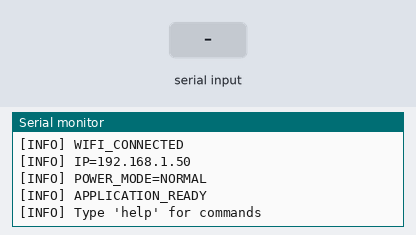
Recording of a program running on a simulated ESP32. Shown: the last lines printed to the serial monitor. The test bench sets the inputs (shaded band). WiFi joins after 1.5 s; servers stay silent unless stated; random numbers use the default seed unless the program sets one.

Above: at 2.9 s.
3.0 s: "help\n" received over Serial
At 4.0 s:
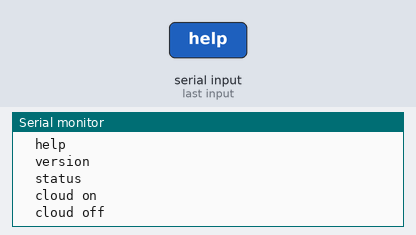
4.5 s: "version\n" received over Serial
At 5.1 s:
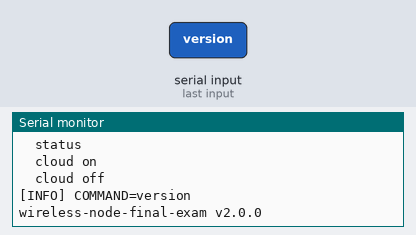
6.0 s: "status\n" received over Serial
At 6.5 s:
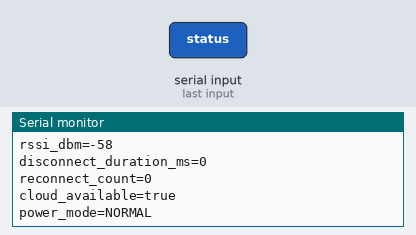
7.5 s: "cloud on\n" received over Serial
At 8.6 s:
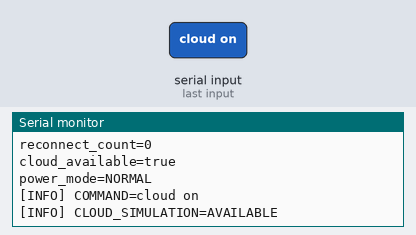
9.0 s: "cloud off\n" received over Serial
At 9.7 s:
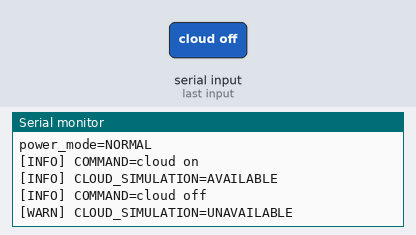
10.5 s: "status\n" received over Serial
At 11.2 s:
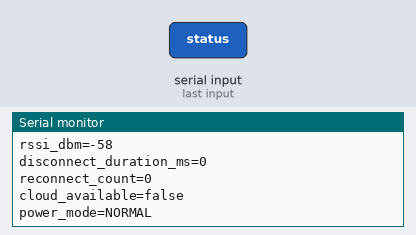

Measured:
- after the input at 3.0 s, the serial monitor: prints a new line at once (image 1)
- after the input at 4.5 s, the serial monitor: prints a new line at once (image 2)
- after the input at 6.0 s, the serial monitor: prints a new line at once (image 3)
- after the input at 7.5 s, the serial monitor: prints a new line at once (image 4)
- after the input at 9.0 s, the serial monitor: prints a new line at once (image 5)
- after the input at 10.5 s, the serial monitor: prints a new line at once (image 6)

The program:

main.cpp
```cpp
#include <Arduino.h>

#include "app.h"
#include "config.h"
#include "logger.h"
#include "network.h"

void setup()
{
    loggerBegin(SERIAL_BAUD_RATE);

    logInfo("SYSTEM_BOOT");
    logInfo("DEVICE_ID=" + String(DEVICE_ID));
    logInfo("FIRMWARE=" + String(FIRMWARE_VERSION));

    networkBegin();
    appBegin();
}

void loop()
{
    appLoop();
    delay(1);
}
```

app.h
```cpp
#ifndef APP_H
#define APP_H

void appBegin();
void appLoop();

#endif
```

logger.h
```cpp
#ifndef LOGGER_H
#define LOGGER_H

#include <Arduino.h>

void loggerBegin(uint32_t baudRate);
void logDebug(const String& message);
void logInfo(const String& message);
void logWarn(const String& message);
void logError(const String& message);

#endif
```

network.h
```cpp
#ifndef NETWORK_H
#define NETWORK_H

#include <Arduino.h>

void networkBegin();
void networkLoop();

bool networkIsConnected();
int32_t networkRssi();
String networkIpAddress();

uint32_t networkReconnectCount();
uint32_t networkDisconnectedDurationMs();

#endif
```

power_manager.h
```cpp
#ifndef POWER_MANAGER_H
#define POWER_MANAGER_H

#include <Arduino.h>

enum class PowerMode
{
    NORMAL,
    LOW_POWER
};

void powerManagerBegin();
void setPowerMode(PowerMode mode);
PowerMode getPowerMode();
const char* powerModeToString(PowerMode mode);

#endif
```

system_health.h
```cpp
#ifndef SYSTEM_HEALTH_H
#define SYSTEM_HEALTH_H

#include <Arduino.h>

void systemHealthBegin();
void recordTelemetryResult(bool success);

uint32_t telemetrySuccessCount();
uint32_t telemetryFailureCount();
uint32_t lastSuccessfulTelemetryMs();

void printSystemHealth();

#endif
```

app.cpp
```cpp
#include "app.h"

#include <Arduino.h>
#include <ctype.h>
#include <string.h>

#include "config.h"
#include "logger.h"
#include "network.h"
#include "power_manager.h"
#include "system_health.h"

namespace {
char g_commandBuffer[96] = {};
size_t g_commandLength = 0;

uint32_t g_lastTelemetryMs = 0;
uint32_t g_lastHealthReportMs = 0;

bool g_cloudAvailable = true;

void normalizeCommand(char* command)
{
    if (command == nullptr)
    {
        return;
    }

    char* first = command;
    while (*first != '\0' &&
           isspace(static_cast<unsigned char>(*first)))
    {
        first++;
    }

    if (first != command)
    {
        memmove(command, first, strlen(first) + 1);
    }

    size_t length = strlen(command);
    while (length > 0 &&
           isspace(static_cast<unsigned char>(command[length - 1])))
    {
        command[--length] = '\0';
    }

    for (size_t i = 0; command[i] != '\0'; i++)
    {
        command[i] = static_cast<char>(
            tolower(static_cast<unsigned char>(command[i]))
        );
    }
}

void printHelp()
{
    Serial.println();
    Serial.println("Available commands:");
    Serial.println("  help");
    Serial.println("  version");
    Serial.println("  status");
    Serial.println("  cloud on");
    Serial.println("  cloud off");
    Serial.println();
}

void printStatus()
{
    Serial.println();
    Serial.println("[STATUS]");

    Serial.println("wifi_state=" +
                   String(networkIsConnected() ? "CONNECTED" : "DISCONNECTED"));

    if (networkIsConnected())
    {
        Serial.println("ip_address=" + networkIpAddress());
        Serial.println("rssi_dbm=" + String(networkRssi()));
    }
    else
    {
        Serial.println("ip_address=0.0.0.0");
        Serial.println("rssi_dbm=NA");
    }

    Serial.println("disconnect_duration_ms=" +
                   String(networkDisconnectedDurationMs()));
    Serial.println("reconnect_count=" +
                   String(networkReconnectCount()));
    Serial.println("cloud_available=" +
                   String(g_cloudAvailable ? "true" : "false"));
    Serial.println("power_mode=" +
                   String(powerModeToString(getPowerMode())));

    Serial.println();
}

void handleCommand(char* command)
{
    normalizeCommand(command);

    if (strlen(command) == 0)
    {
        return;
    }

    logInfo("COMMAND=" + String(command));

    if (strcmp(command, "help") == 0)
    {
        printHelp();
        return;
    }

    if (strcmp(command, "version") == 0)
    {
        Serial.println(String(FIRMWARE_NAME) + " v" +
                       String(FIRMWARE_VERSION));
        return;
    }

    if (strcmp(command, "status") == 0)
    {
        printStatus();
        return;
    }

    if (strcmp(command, "cloud on") == 0)
    {
        g_cloudAvailable = true;
        logInfo("CLOUD_SIMULATION=AVAILABLE");
        return;
    }

    if (strcmp(command, "cloud off") == 0)
    {
        g_cloudAvailable = false;
        logWarn("CLOUD_SIMULATION=UNAVAILABLE");
        return;
    }

    // =========================================================
    // PART B - TODO
    // Add the command:
    //     health
    //
    // It must call the existing printSystemHealth() function.
    // Do not create a second command parser.
    // Existing commands must continue to work.
    // =========================================================

    logWarn("UNKNOWN_COMMAND");
}

void processSerialInput()
{
    while (Serial.available() > 0)
    {
        const char c = static_cast<char>(Serial.read());

        if (c == '\r' || c == '\n')
        {
            if (g_commandLength == 0)
            {
                continue;
            }

            g_commandBuffer[g_commandLength] = '\0';
            handleCommand(g_commandBuffer);
            g_commandLength = 0;
            g_commandBuffer[0] = '\0';
            continue;
        }

        if ((c == '\b' || c == 0x7F) && g_commandLength > 0)
        {
            g_commandLength--;
            continue;
        }

        if (c >= 32 && c <= 126 &&
            g_commandLength < sizeof(g_commandBuffer) - 1)
        {
            g_commandBuffer[g_commandLength++] = c;
        }
    }
}

bool publishTelemetry()
{
    if (!networkIsConnected())
    {
        logWarn("TELEMETRY_FAILED reason=wifi_disconnected");
        return false;
    }

    if (!g_cloudAvailable)
    {
        logWarn("TELEMETRY_FAILED reason=cloud_unavailable");
        return false;
    }

    const float simulatedTemperature =
        25.0f + static_cast<float>(random(0, 50)) / 10.0f;

    Serial.print("[TELEMETRY] device_id=");
    Serial.print(DEVICE_ID);
    Serial.print(" temperature_c=");
    Serial.print(simulatedTemperature, 1);
    Serial.print(" uptime_s=");
    Serial.println(millis() / 1000);

    return true;
}

void updateTelemetry()
{
    const uint32_t now = millis();

    if (now - g_lastTelemetryMs < TELEMETRY_INTERVAL_MS)
    {
        return;
    }

    g_lastTelemetryMs = now;

    const bool success = publishTelemetry();
    recordTelemetryResult(success);
}

void updateHealthReport()
{
    const uint32_t now = millis();

    if (now - g_lastHealthReportMs < HEALTH_REPORT_INTERVAL_MS)
    {
        return;
    }

    g_lastHealthReportMs = now;
    printSystemHealth();
}

void updatePowerPolicy()
{
    // =========================================================
    // PART B - TODO
    //
    // Implement:
    // 1) Wi-Fi connected -> PowerMode::NORMAL
    // 2) Wi-Fi continuously disconnected for at least 30 s
    //    LOW_POWER_AFTER_DISCONNECT_MS -> PowerMode::LOW_POWER
    // 3) Wi-Fi reconnected -> PowerMode::NORMAL
    //
    // Requirements:
    // - do not use delay(30000)
    // - reuse networkDisconnectedDurationMs()
    // - reuse setPowerMode()
    // =========================================================
}
}

void appBegin()
{
    systemHealthBegin();
    powerManagerBegin();

    logInfo("APPLICATION_READY");
    logInfo("Type 'help' for commands");

    g_lastTelemetryMs = millis();
    g_lastHealthReportMs = millis();
}

void appLoop()
{
    networkLoop();
    processSerialInput();
    updatePowerPolicy();
    updateTelemetry();
    updateHealthReport();
}
```

logger.cpp
```cpp
#include "logger.h"

namespace {
void logMessage(const char* level, const String& message)
{
    Serial.print("[");
    Serial.print(level);
    Serial.print("] ");
    Serial.println(message);
}
}

void loggerBegin(uint32_t baudRate)
{
    Serial.begin(baudRate);
    delay(250);
}

void logDebug(const String& message) { logMessage("DEBUG", message); }
void logInfo(const String& message)  { logMessage("INFO", message); }
void logWarn(const String& message)  { logMessage("WARN", message); }
void logError(const String& message) { logMessage("ERROR", message); }
```

network.cpp
```cpp
#include "network.h"

#include <WiFi.h>

#include "config.h"
#include "logger.h"

namespace {
bool g_previousConnected = false;
uint32_t g_reconnectCount = 0;
uint32_t g_lastReconnectAttemptMs = 0;
uint32_t g_disconnectStartMs = 0;
}

void networkBegin()
{
    WiFi.mode(WIFI_STA);
    WiFi.begin(WIFI_SSID, WIFI_PASSWORD);

    logInfo("Wi-Fi connecting to SSID: " + String(WIFI_SSID));

    const uint32_t startMs = millis();

    while (WiFi.status() != WL_CONNECTED &&
           millis() - startMs < WIFI_CONNECT_TIMEOUT_MS)
    {
        delay(100);
    }

    g_previousConnected = (WiFi.status() == WL_CONNECTED);

    if (g_previousConnected)
    {
        logInfo("WIFI_CONNECTED");
        logInfo("IP=" + WiFi.localIP().toString());
        g_disconnectStartMs = 0;
    }
    else
    {
        logWarn("WIFI_INITIAL_CONNECT_TIMEOUT");
        g_disconnectStartMs = millis();
    }

    g_lastReconnectAttemptMs = millis();
}

void networkLoop()
{
    const uint32_t now = millis();
    const bool connected = (WiFi.status() == WL_CONNECTED);

    if (connected != g_previousConnected)
    {
        g_previousConnected = connected;

        if (connected)
        {
            logInfo("WIFI_RECOVERED");
            logInfo("IP=" + WiFi.localIP().toString());
            g_disconnectStartMs = 0;
        }
        else
        {
            logWarn("WIFI_DISCONNECTED");
            g_disconnectStartMs = now;
        }
    }

    if (!connected)
    {
        g_disconnectStartMs = now;

        if (now - g_lastReconnectAttemptMs >= WIFI_RETRY_INTERVAL_MS)
        {
            g_lastReconnectAttemptMs = now;
            g_reconnectCount++;

            logWarn("WIFI_RECONNECT_ATTEMPT count=" +
                    String(g_reconnectCount));

            WiFi.disconnect();
            WiFi.begin(WIFI_SSID, WIFI_PASSWORD);
        }
    }
}

bool networkIsConnected()
{
    return WiFi.status() == WL_CONNECTED;
}

int32_t networkRssi()
{
    return networkIsConnected() ? WiFi.RSSI() : -127;
}

String networkIpAddress()
{
    return networkIsConnected() ? WiFi.localIP().toString() : "0.0.0.0";
}

uint32_t networkReconnectCount()
{
    return g_reconnectCount;
}

uint32_t networkDisconnectedDurationMs()
{
    if (networkIsConnected() || g_disconnectStartMs == 0)
    {
        return 0;
    }

    return millis() - g_disconnectStartMs;
}
```

power_manager.cpp
```cpp
#include "power_manager.h"
#include "logger.h"

namespace {
PowerMode g_powerMode = PowerMode::NORMAL;
}

void powerManagerBegin()
{
    g_powerMode = PowerMode::NORMAL;
    logInfo("POWER_MODE=NORMAL");
}

void setPowerMode(PowerMode mode)
{
    if (mode == g_powerMode)
    {
        return;
    }

    g_powerMode = mode;

    if (mode == PowerMode::LOW_POWER)
    {
        logWarn("POWER_MODE=LOW_POWER");
    }
    else
    {
        logInfo("POWER_MODE=NORMAL");
    }
}

PowerMode getPowerMode()
{
    return g_powerMode;
}

const char* powerModeToString(PowerMode mode)
{
    switch (mode)
    {
        case PowerMode::NORMAL:
            return "NORMAL";
        case PowerMode::LOW_POWER:
            return "LOW_POWER";
        default:
            return "UNKNOWN";
    }
}
```

system_health.cpp
```cpp
#include "system_health.h"

#include "config.h"
#include "network.h"
#include "power_manager.h"

namespace {
uint32_t g_telemetrySuccessCount = 0;
uint32_t g_telemetryFailureCount = 0;
uint32_t g_lastSuccessfulTelemetryMs = 0;
}

void systemHealthBegin()
{
    g_telemetrySuccessCount = 0;
    g_telemetryFailureCount = 0;
    g_lastSuccessfulTelemetryMs = 0;
}

void recordTelemetryResult(bool success)
{
    g_lastSuccessfulTelemetryMs = millis();

    if (success)
    {
        g_telemetrySuccessCount++;
    }
    else
    {
        g_telemetryFailureCount++;
    }
}

uint32_t telemetrySuccessCount()
{
    return g_telemetrySuccessCount;
}

uint32_t telemetryFailureCount()
{
    return g_telemetryFailureCount;
}

uint32_t lastSuccessfulTelemetryMs()
{
    return g_lastSuccessfulTelemetryMs;
}

void printSystemHealth()
{
    Serial.println();
    Serial.println("[HEALTH]");

    Serial.println("telemetry_success_count=" +
                   String(telemetrySuccessCount()));
    Serial.println("telemetry_failure_count=" +
                   String(telemetryFailureCount()));
    Serial.println("last_successful_telemetry_ms=" +
                   String(lastSuccessfulTelemetryMs()));

    Serial.println("device_id=" + String(DEVICE_ID));
    Serial.println("firmware_version=" + String(FIRMWARE_VERSION));

    Serial.println("wifi_state=" +
                   String(networkIsConnected() ? "CONNECTED" : "DISCONNECTED"));

    Serial.println("rssi_dbm=" +
                   String(networkRssi()));

    Serial.println("uptime_s=" +
                   String(millis() / 1000));

    Serial.println("free_heap=" +
                   String(ESP.getFreeHeap()));

    Serial.println("reconnect_count=" +
                   String(networkReconnectCount()));

    // power_mode จะเติมหลังจากดู power_manager.h/.cpp
    // =========================================================
    // PART B - TODO
    // Extend THIS function so that it also reports:
    // device_id
    // firmware_version
    // wifi_state
    // rssi_dbm
    // uptime_s
    // free_heap
    // reconnect_count
    // power_mode
    //
    // Keep the existing telemetry fields above.
    // Do not rename this function.
    // =========================================================

    Serial.println();
}
```

config.h
```cpp
#ifndef CONFIG_H
#define CONFIG_H

#include <Arduino.h>

constexpr const char* DEVICE_ID = "TEAMXX";
constexpr const char* FIRMWARE_NAME = "wireless-node-final-exam";
constexpr const char* FIRMWARE_VERSION = "2.0.0";

constexpr const char* WIFI_SSID = "EXAM_WIFI";
constexpr const char* WIFI_PASSWORD = "EXAM_PASSWORD";

constexpr uint32_t SERIAL_BAUD_RATE = 115200;
constexpr uint32_t WIFI_CONNECT_TIMEOUT_MS = 10000;
constexpr uint32_t WIFI_RETRY_INTERVAL_MS = 5000;
constexpr uint32_t HEALTH_REPORT_INTERVAL_MS = 15000;
constexpr uint32_t TELEMETRY_INTERVAL_MS = 10000;
constexpr uint32_t LOW_POWER_AFTER_DISCONNECT_MS = 30000;

#endif
```
